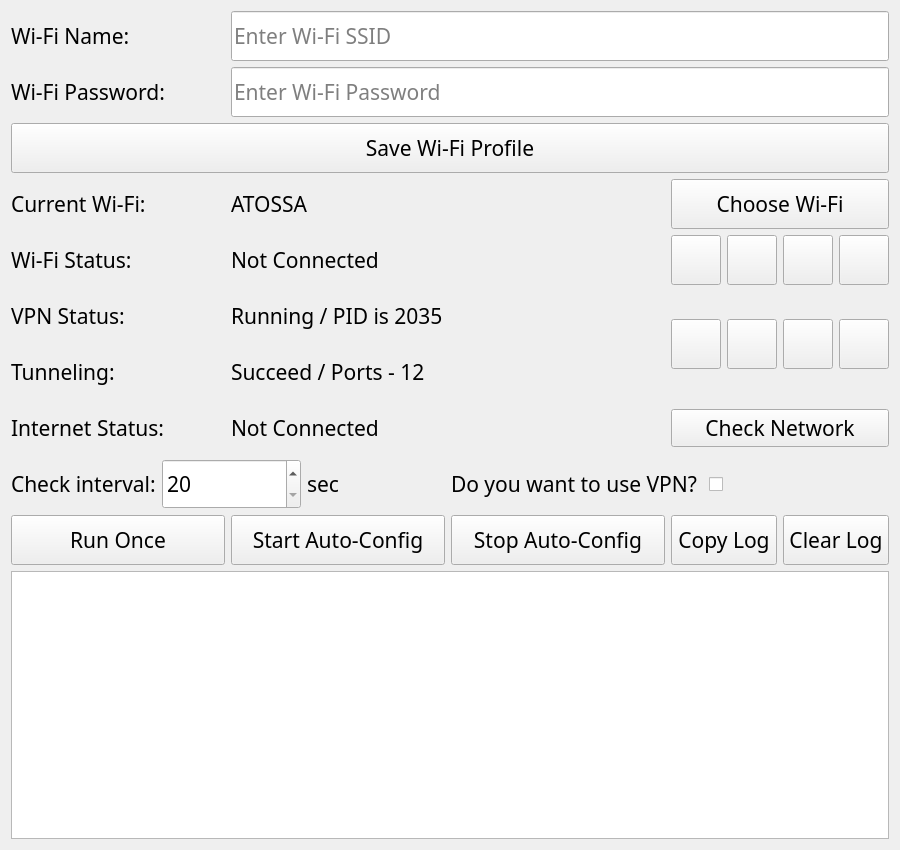
<?xml version="1.0" encoding="UTF-8"?>
<ui version="4.0">
 <class>Form</class>
 <widget class="QWidget" name="Form">
  <property name="geometry">
   <rect>
    <x>0</x>
    <y>0</y>
    <width>900</width>
    <height>850</height>
   </rect>
  </property>
  <property name="minimumSize">
   <size>
    <width>900</width>
    <height>850</height>
   </size>
  </property>
  <property name="maximumSize">
   <size>
    <width>16777215</width>
    <height>16777215</height>
   </size>
  </property>
  <property name="font">
   <font>
    <family>IRANSansWeb(FaNum)</family>
    <pointsize>16</pointsize>
   </font>
  </property>
  <property name="windowTitle">
   <string>Portable Network Manager</string>
  </property>
  <layout class="QGridLayout" name="gridLayout">
   <item row="0" column="0">
    <widget class="QLabel" name="ssidLabel">
     <property name="enabled">
      <bool>true</bool>
     </property>
     <property name="sizePolicy">
      <sizepolicy hsizetype="Preferred" vsizetype="Fixed">
       <horstretch>0</horstretch>
       <verstretch>0</verstretch>
      </sizepolicy>
     </property>
     <property name="minimumSize">
      <size>
       <width>0</width>
       <height>50</height>
      </size>
     </property>
     <property name="maximumSize">
      <size>
       <width>16777215</width>
       <height>16777215</height>
      </size>
     </property>
     <property name="text">
      <string>Wi-Fi Name:</string>
     </property>
    </widget>
   </item>
   <item row="1" column="0">
    <widget class="QLabel" name="passwordLabel">
     <property name="minimumSize">
      <size>
       <width>0</width>
       <height>50</height>
      </size>
     </property>
     <property name="maximumSize">
      <size>
       <width>16777215</width>
       <height>16777215</height>
      </size>
     </property>
     <property name="text">
      <string>Wi-Fi Password:</string>
     </property>
    </widget>
   </item>
   <item row="3" column="0">
    <widget class="QLabel" name="wifiInfoLabel">
     <property name="minimumSize">
      <size>
       <width>0</width>
       <height>50</height>
      </size>
     </property>
     <property name="maximumSize">
      <size>
       <width>16777215</width>
       <height>16777215</height>
      </size>
     </property>
     <property name="text">
      <string>Current Wi-Fi:</string>
     </property>
    </widget>
   </item>
   <item row="3" column="1">
    <widget class="QLabel" name="currentWifiLabel">
     <property name="minimumSize">
      <size>
       <width>0</width>
       <height>50</height>
      </size>
     </property>
     <property name="maximumSize">
      <size>
       <width>16777215</width>
       <height>16777215</height>
      </size>
     </property>
     <property name="cursor">
      <cursorShape>PointingHandCursor</cursorShape>
     </property>
     <property name="toolTip">
      <string>Click to view saved profiles</string>
     </property>
     <property name="text">
      <string>ATOSSA</string>
     </property>
    </widget>
   </item>
   <item row="3" column="3">
    <widget class="QPushButton" name="chooseWifiButton">
     <property name="minimumSize">
      <size>
       <width>0</width>
       <height>50</height>
      </size>
     </property>
     <property name="maximumSize">
      <size>
       <width>16777215</width>
       <height>16777215</height>
      </size>
     </property>
     <property name="cursor">
      <cursorShape>PointingHandCursor</cursorShape>
     </property>
     <property name="text">
      <string>Choose Wi-Fi</string>
     </property>
     <property name="icon">
      <iconset>
       <normalon>:/new/wifi.png</normalon>
      </iconset>
     </property>
     <property name="iconSize">
      <size>
       <width>50</width>
       <height>50</height>
      </size>
     </property>
    </widget>
   </item>
   <item row="4" column="0">
    <widget class="QLabel" name="wifiStatusLabel">
     <property name="minimumSize">
      <size>
       <width>0</width>
       <height>50</height>
      </size>
     </property>
     <property name="maximumSize">
      <size>
       <width>16777215</width>
       <height>16777215</height>
      </size>
     </property>
     <property name="text">
      <string>Wi-Fi Status:</string>
     </property>
    </widget>
   </item>
   <item row="4" column="1">
    <widget class="QLabel" name="wifiStatusValue">
     <property name="minimumSize">
      <size>
       <width>0</width>
       <height>50</height>
      </size>
     </property>
     <property name="maximumSize">
      <size>
       <width>16777215</width>
       <height>16777215</height>
      </size>
     </property>
     <property name="text">
      <string>Not Connected</string>
     </property>
    </widget>
   </item>
   <item row="4" column="3">
    <layout class="QHBoxLayout" name="horizontalLayout_3" stretch="0,0,0,0">
     <item>
      <widget class="QPushButton" name="resetWifiButton">
       <property name="minimumSize">
        <size>
         <width>50</width>
         <height>50</height>
        </size>
       </property>
       <property name="maximumSize">
        <size>
         <width>50</width>
         <height>50</height>
        </size>
       </property>
       <property name="cursor">
        <cursorShape>PointingHandCursor</cursorShape>
       </property>
       <property name="toolTip">
        <string>Reset Wi-Fi</string>
       </property>
       <property name="text">
        <string/>
       </property>
       <property name="icon">
        <iconset>
         <normalon>img/reset.png</normalon>
        </iconset>
       </property>
       <property name="iconSize">
        <size>
         <width>50</width>
         <height>50</height>
        </size>
       </property>
      </widget>
     </item>
     <item>
      <widget class="QPushButton" name="connectWifiButton">
       <property name="minimumSize">
        <size>
         <width>50</width>
         <height>50</height>
        </size>
       </property>
       <property name="maximumSize">
        <size>
         <width>50</width>
         <height>50</height>
        </size>
       </property>
       <property name="cursor">
        <cursorShape>PointingHandCursor</cursorShape>
       </property>
       <property name="toolTip">
        <string>Connect Wi-Fi</string>
       </property>
       <property name="text">
        <string/>
       </property>
       <property name="icon">
        <iconset>
         <normalon>img/ok.png</normalon>
        </iconset>
       </property>
       <property name="iconSize">
        <size>
         <width>50</width>
         <height>50</height>
        </size>
       </property>
      </widget>
     </item>
     <item>
      <widget class="QPushButton" name="disconnectWifiButton">
       <property name="minimumSize">
        <size>
         <width>50</width>
         <height>50</height>
        </size>
       </property>
       <property name="maximumSize">
        <size>
         <width>50</width>
         <height>50</height>
        </size>
       </property>
       <property name="cursor">
        <cursorShape>PointingHandCursor</cursorShape>
       </property>
       <property name="toolTip">
        <string>Disconnect Wi-Fi</string>
       </property>
       <property name="text">
        <string/>
       </property>
       <property name="icon">
        <iconset>
         <normalon>img/cancel.png</normalon>
        </iconset>
       </property>
       <property name="iconSize">
        <size>
         <width>50</width>
         <height>50</height>
        </size>
       </property>
      </widget>
     </item>
     <item>
      <widget class="QPushButton" name="refreshWifiButton">
       <property name="minimumSize">
        <size>
         <width>50</width>
         <height>50</height>
        </size>
       </property>
       <property name="maximumSize">
        <size>
         <width>50</width>
         <height>50</height>
        </size>
       </property>
       <property name="cursor">
        <cursorShape>PointingHandCursor</cursorShape>
       </property>
       <property name="toolTip">
        <string>Refresh Wi-Fi</string>
       </property>
       <property name="text">
        <string/>
       </property>
       <property name="icon">
        <iconset>
         <normalon>img/status.png</normalon>
        </iconset>
       </property>
       <property name="iconSize">
        <size>
         <width>50</width>
         <height>50</height>
        </size>
       </property>
      </widget>
     </item>
    </layout>
   </item>
   <item row="5" column="0">
    <widget class="QLabel" name="vpnStatusLabel">
     <property name="minimumSize">
      <size>
       <width>0</width>
       <height>50</height>
      </size>
     </property>
     <property name="maximumSize">
      <size>
       <width>16777215</width>
       <height>16777215</height>
      </size>
     </property>
     <property name="text">
      <string>VPN Status:</string>
     </property>
    </widget>
   </item>
   <item row="5" column="1">
    <widget class="QLabel" name="vpnStatusValue">
     <property name="minimumSize">
      <size>
       <width>0</width>
       <height>50</height>
      </size>
     </property>
     <property name="maximumSize">
      <size>
       <width>16777215</width>
       <height>16777215</height>
      </size>
     </property>
     <property name="text">
      <string>Running / PID is 2035</string>
     </property>
    </widget>
   </item>
   <item row="6" column="0">
    <widget class="QLabel" name="vpnTunnelingLabel">
     <property name="minimumSize">
      <size>
       <width>0</width>
       <height>50</height>
      </size>
     </property>
     <property name="maximumSize">
      <size>
       <width>16777215</width>
       <height>16777215</height>
      </size>
     </property>
     <property name="text">
      <string>Tunneling:</string>
     </property>
    </widget>
   </item>
   <item row="6" column="1">
    <widget class="QLabel" name="vpnTunnelingValue">
     <property name="minimumSize">
      <size>
       <width>0</width>
       <height>50</height>
      </size>
     </property>
     <property name="maximumSize">
      <size>
       <width>16777215</width>
       <height>16777215</height>
      </size>
     </property>
     <property name="text">
      <string>Succeed / Ports - 12</string>
     </property>
    </widget>
   </item>
   <item row="7" column="0">
    <widget class="QLabel" name="netStatusLabel">
     <property name="minimumSize">
      <size>
       <width>0</width>
       <height>50</height>
      </size>
     </property>
     <property name="maximumSize">
      <size>
       <width>16777215</width>
       <height>16777215</height>
      </size>
     </property>
     <property name="text">
      <string>Internet Status:</string>
     </property>
    </widget>
   </item>
   <item row="7" column="1">
    <widget class="QLabel" name="netStatusValue">
     <property name="minimumSize">
      <size>
       <width>0</width>
       <height>50</height>
      </size>
     </property>
     <property name="maximumSize">
      <size>
       <width>16777215</width>
       <height>16777215</height>
      </size>
     </property>
     <property name="text">
      <string>Not Connected</string>
     </property>
    </widget>
   </item>
   <item row="7" column="3">
    <widget class="QPushButton" name="checkNetButton">
     <property name="maximumSize">
      <size>
       <width>16777215</width>
       <height>16777215</height>
      </size>
     </property>
     <property name="cursor">
      <cursorShape>PointingHandCursor</cursorShape>
     </property>
     <property name="text">
      <string>Check Network</string>
     </property>
     <property name="icon">
      <iconset>
       <normalon>img/status.png</normalon>
      </iconset>
     </property>
     <property name="iconSize">
      <size>
       <width>50</width>
       <height>50</height>
      </size>
     </property>
    </widget>
   </item>
   <item row="8" column="0" colspan="2">
    <layout class="QHBoxLayout" name="horizontalLayout_4">
     <item>
      <widget class="QLabel" name="checkIntervalLabel">
       <property name="minimumSize">
        <size>
         <width>0</width>
         <height>50</height>
        </size>
       </property>
       <property name="maximumSize">
        <size>
         <width>16777215</width>
         <height>16777215</height>
        </size>
       </property>
       <property name="text">
        <string>Check interval:</string>
       </property>
      </widget>
     </item>
     <item>
      <widget class="QSpinBox" name="intervalSpinBox">
       <property name="minimumSize">
        <size>
         <width>0</width>
         <height>50</height>
        </size>
       </property>
       <property name="maximumSize">
        <size>
         <width>16777215</width>
         <height>16777215</height>
        </size>
       </property>
       <property name="toolTip">
        <string>Set the time interval for checking network status</string>
       </property>
       <property name="frame">
        <bool>true</bool>
       </property>
       <property name="minimum">
        <number>20</number>
       </property>
       <property name="maximum">
        <number>600</number>
       </property>
      </widget>
     </item>
     <item>
      <widget class="QLabel" name="intervalUnitLabel">
       <property name="minimumSize">
        <size>
         <width>0</width>
         <height>50</height>
        </size>
       </property>
       <property name="maximumSize">
        <size>
         <width>16777215</width>
         <height>16777215</height>
        </size>
       </property>
       <property name="text">
        <string>sec</string>
       </property>
      </widget>
     </item>
    </layout>
   </item>
   <item row="8" column="2" colspan="2">
    <layout class="QHBoxLayout" name="horizontalLayout_6">
     <item>
      <widget class="QLabel" name="vpnLabel">
       <property name="minimumSize">
        <size>
         <width>0</width>
         <height>50</height>
        </size>
       </property>
       <property name="maximumSize">
        <size>
         <width>16777215</width>
         <height>16777215</height>
        </size>
       </property>
       <property name="text">
        <string>Do you want to use VPN? </string>
       </property>
      </widget>
     </item>
     <item>
      <widget class="QCheckBox" name="vpnUseCheckbox">
       <property name="minimumSize">
        <size>
         <width>0</width>
         <height>50</height>
        </size>
       </property>
       <property name="maximumSize">
        <size>
         <width>16777215</width>
         <height>16777215</height>
        </size>
       </property>
       <property name="toolTip">
        <string>Manually confirms network status</string>
       </property>
       <property name="text">
        <string/>
       </property>
      </widget>
     </item>
    </layout>
   </item>
   <item row="9" column="0">
    <widget class="QPushButton" name="setOnceButton">
     <property name="minimumSize">
      <size>
       <width>0</width>
       <height>50</height>
      </size>
     </property>
     <property name="maximumSize">
      <size>
       <width>16777215</width>
       <height>16777215</height>
      </size>
     </property>
     <property name="font">
      <font>
       <family>IRANSansWeb(FaNum)</family>
       <pointsize>16</pointsize>
      </font>
     </property>
     <property name="cursor">
      <cursorShape>PointingHandCursor</cursorShape>
     </property>
     <property name="toolTip">
      <string>Performs a single network and VPN check</string>
     </property>
     <property name="text">
      <string>Run Once</string>
     </property>
    </widget>
   </item>
   <item row="9" column="1">
    <widget class="QPushButton" name="autoConfigButton">
     <property name="minimumSize">
      <size>
       <width>0</width>
       <height>50</height>
      </size>
     </property>
     <property name="maximumSize">
      <size>
       <width>16777215</width>
       <height>16777215</height>
      </size>
     </property>
     <property name="cursor">
      <cursorShape>PointingHandCursor</cursorShape>
     </property>
     <property name="toolTip">
      <string>Starts automatic network and VPN checks</string>
     </property>
     <property name="text">
      <string>Start Auto-Config</string>
     </property>
    </widget>
   </item>
   <item row="9" column="2">
    <widget class="QPushButton" name="stopAutoConfigButton">
     <property name="minimumSize">
      <size>
       <width>0</width>
       <height>50</height>
      </size>
     </property>
     <property name="maximumSize">
      <size>
       <width>16777215</width>
       <height>16777215</height>
      </size>
     </property>
     <property name="font">
      <font>
       <family>IRANSansWeb(FaNum)</family>
       <pointsize>16</pointsize>
      </font>
     </property>
     <property name="cursor">
      <cursorShape>PointingHandCursor</cursorShape>
     </property>
     <property name="toolTip">
      <string>Stops the automatic network and VPN checks</string>
     </property>
     <property name="autoFillBackground">
      <bool>false</bool>
     </property>
     <property name="text">
      <string>Stop Auto-Config</string>
     </property>
    </widget>
   </item>
   <item row="9" column="3">
    <layout class="QHBoxLayout" name="horizontalLayout">
     <item>
      <widget class="QPushButton" name="copyLogButton">
       <property name="minimumSize">
        <size>
         <width>0</width>
         <height>50</height>
        </size>
       </property>
       <property name="maximumSize">
        <size>
         <width>16777215</width>
         <height>16777215</height>
        </size>
       </property>
       <property name="cursor">
        <cursorShape>PointingHandCursor</cursorShape>
       </property>
       <property name="toolTip">
        <string>Copies the system log to the clipboard</string>
       </property>
       <property name="text">
        <string>Copy Log</string>
       </property>
      </widget>
     </item>
     <item>
      <widget class="QPushButton" name="clearLogButton">
       <property name="minimumSize">
        <size>
         <width>0</width>
         <height>50</height>
        </size>
       </property>
       <property name="maximumSize">
        <size>
         <width>16777215</width>
         <height>16777215</height>
        </size>
       </property>
       <property name="cursor">
        <cursorShape>PointingHandCursor</cursorShape>
       </property>
       <property name="toolTip">
        <string>Copies the system log to the clipboard</string>
       </property>
       <property name="text">
        <string>Clear Log</string>
       </property>
      </widget>
     </item>
    </layout>
   </item>
   <item row="0" column="1" colspan="3">
    <widget class="QLineEdit" name="ssidInput">
     <property name="minimumSize">
      <size>
       <width>0</width>
       <height>50</height>
      </size>
     </property>
     <property name="maximumSize">
      <size>
       <width>16777215</width>
       <height>16777215</height>
      </size>
     </property>
     <property name="toolTip">
      <string>The name of the Wi-Fi network (SSID)</string>
     </property>
     <property name="text">
      <string/>
     </property>
     <property name="placeholderText">
      <string>Enter Wi-Fi SSID</string>
     </property>
    </widget>
   </item>
   <item row="1" column="1" colspan="3">
    <widget class="QLineEdit" name="passwordInput">
     <property name="minimumSize">
      <size>
       <width>0</width>
       <height>50</height>
      </size>
     </property>
     <property name="maximumSize">
      <size>
       <width>16777215</width>
       <height>16777215</height>
      </size>
     </property>
     <property name="toolTip">
      <string>The password for the Wi-Fi network</string>
     </property>
     <property name="inputMask">
      <string/>
     </property>
     <property name="text">
      <string/>
     </property>
     <property name="echoMode">
      <enum>QLineEdit::Normal</enum>
     </property>
     <property name="placeholderText">
      <string>Enter Wi-Fi Password</string>
     </property>
    </widget>
   </item>
   <item row="2" column="0" colspan="4">
    <widget class="QPushButton" name="saveWifiProfileButton">
     <property name="enabled">
      <bool>true</bool>
     </property>
     <property name="sizePolicy">
      <sizepolicy hsizetype="Minimum" vsizetype="Fixed">
       <horstretch>0</horstretch>
       <verstretch>0</verstretch>
      </sizepolicy>
     </property>
     <property name="minimumSize">
      <size>
       <width>0</width>
       <height>50</height>
      </size>
     </property>
     <property name="maximumSize">
      <size>
       <width>16777215</width>
       <height>16777215</height>
      </size>
     </property>
     <property name="sizeIncrement">
      <size>
       <width>0</width>
       <height>0</height>
      </size>
     </property>
     <property name="baseSize">
      <size>
       <width>0</width>
       <height>0</height>
      </size>
     </property>
     <property name="cursor">
      <cursorShape>PointingHandCursor</cursorShape>
     </property>
     <property name="toolTip">
      <string>Saves the entered Wi-Fi credentials to the database</string>
     </property>
     <property name="text">
      <string>Save Wi-Fi Profile</string>
     </property>
    </widget>
   </item>
   <item row="10" column="0" colspan="4">
    <widget class="QListView" name="logListView">
     <property name="minimumSize">
      <size>
       <width>0</width>
       <height>0</height>
      </size>
     </property>
     <property name="maximumSize">
      <size>
       <width>16777215</width>
       <height>16777215</height>
      </size>
     </property>
     <property name="gridSize">
      <size>
       <width>0</width>
       <height>0</height>
      </size>
     </property>
    </widget>
   </item>
   <item row="5" column="3" rowspan="2">
    <layout class="QHBoxLayout" name="horizontalLayout_2" stretch="0,0,0,0">
     <item>
      <widget class="QPushButton" name="resetVPNButton">
       <property name="minimumSize">
        <size>
         <width>50</width>
         <height>50</height>
        </size>
       </property>
       <property name="maximumSize">
        <size>
         <width>50</width>
         <height>50</height>
        </size>
       </property>
       <property name="cursor">
        <cursorShape>PointingHandCursor</cursorShape>
       </property>
       <property name="toolTip">
        <string>Reset VPN</string>
       </property>
       <property name="text">
        <string/>
       </property>
       <property name="icon">
        <iconset>
         <normalon>img/reset.png</normalon>
        </iconset>
       </property>
       <property name="iconSize">
        <size>
         <width>50</width>
         <height>50</height>
        </size>
       </property>
      </widget>
     </item>
     <item>
      <widget class="QPushButton" name="connectVPNButton">
       <property name="minimumSize">
        <size>
         <width>50</width>
         <height>50</height>
        </size>
       </property>
       <property name="maximumSize">
        <size>
         <width>50</width>
         <height>50</height>
        </size>
       </property>
       <property name="cursor">
        <cursorShape>PointingHandCursor</cursorShape>
       </property>
       <property name="toolTip">
        <string>Connect VPN</string>
       </property>
       <property name="text">
        <string/>
       </property>
       <property name="icon">
        <iconset>
         <normalon>img/ok.png</normalon>
        </iconset>
       </property>
       <property name="iconSize">
        <size>
         <width>50</width>
         <height>50</height>
        </size>
       </property>
      </widget>
     </item>
     <item>
      <widget class="QPushButton" name="disconnectVPNButton">
       <property name="minimumSize">
        <size>
         <width>50</width>
         <height>50</height>
        </size>
       </property>
       <property name="maximumSize">
        <size>
         <width>50</width>
         <height>50</height>
        </size>
       </property>
       <property name="cursor">
        <cursorShape>PointingHandCursor</cursorShape>
       </property>
       <property name="toolTip">
        <string>Disconnect VPN</string>
       </property>
       <property name="text">
        <string/>
       </property>
       <property name="icon">
        <iconset>
         <normalon>img/cancel.png</normalon>
        </iconset>
       </property>
       <property name="iconSize">
        <size>
         <width>50</width>
         <height>50</height>
        </size>
       </property>
      </widget>
     </item>
     <item>
      <widget class="QPushButton" name="refreshVPNButton">
       <property name="minimumSize">
        <size>
         <width>50</width>
         <height>50</height>
        </size>
       </property>
       <property name="maximumSize">
        <size>
         <width>50</width>
         <height>50</height>
        </size>
       </property>
       <property name="cursor">
        <cursorShape>PointingHandCursor</cursorShape>
       </property>
       <property name="toolTip">
        <string>Refresh VPN</string>
       </property>
       <property name="text">
        <string/>
       </property>
       <property name="icon">
        <iconset>
         <normalon>img/status.png</normalon>
        </iconset>
       </property>
       <property name="iconSize">
        <size>
         <width>50</width>
         <height>50</height>
        </size>
       </property>
      </widget>
     </item>
    </layout>
   </item>
  </layout>
 </widget>
 <resources/>
 <connections/>
</ui>
